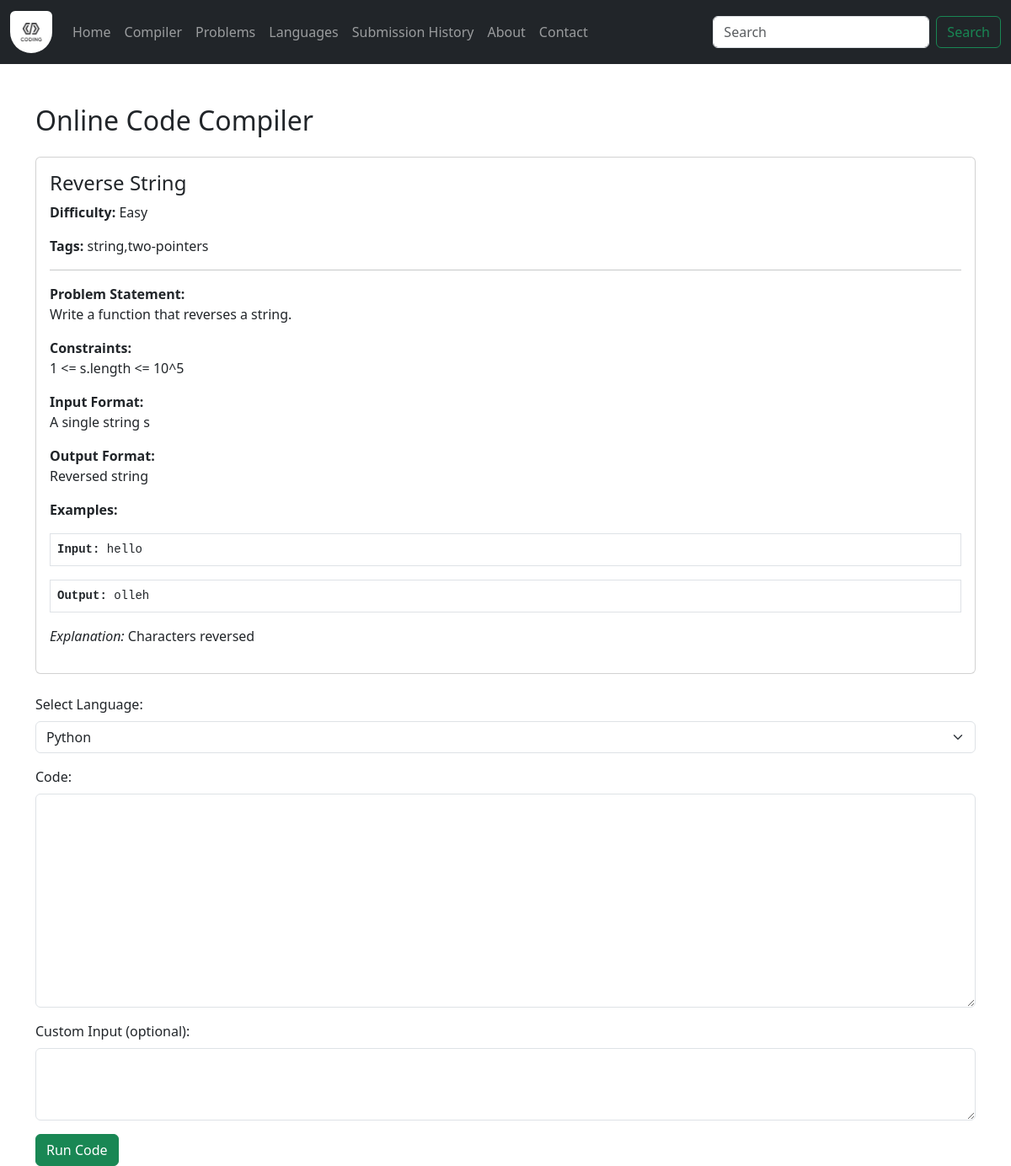
The page /compile/reverse-string/ on the database its author committed.
### App/models.py (models this page shows, shortened)
class Problem(models.Model):
    DIFFICULTY_CHOICES = (
        ("Easy", "Easy"),
        ("Medium", "Medium"),
        ("Hard", "Hard"),
    )
    title = models.CharField(max_length=200, unique=True)
    slug = models.SlugField(unique=True)
    statement = models.TextField()
    constraints = models.TextField()
    input_format = models.TextField()
    output_format = models.TextField()
    difficulty = models.CharField(max_length=10, choices=DIFFICULTY_CHOICES)
    tags = models.CharField(max_length=255, blank=True)  # Comma-separated tags

class Example(models.Model):
    problem = models.ForeignKey(
        Problem, related_name="examples", on_delete=models.CASCADE
    )
    input_example = models.TextField()
    output_example = models.TextField()
    explanation = models.TextField(blank=True)

### App/views.py (the view, shortened to what this page needs)
# urls.py: path("compile/", views.compile_code, name="compile"),  # Basic compiler
def compile_code(request, slug=None):
    problem = None
    if slug:
        print(f"Slug provided: {slug}")
        problem = get_object_or_404(Problem, slug=slug)
        print(f"Problem fetched: {problem.title}")
    return render(request, "compile.html", {"problem": problem})

### templates/compile.html (shortened to what this page needs)
{% extends "base.html" %}
{% load static %}
{% block body %}
<div class="container mt-5">
  <h2 class="mb-4">Online Code Compiler</h2>
  {% if problem %}
  <div class="card mb-4">
    <div class="card-body">
      <h4 class="card-title">{{ problem.title }}</h4>
      <p><strong>Difficulty:</strong> {{ problem.difficulty }}</p>
      <p><strong>Tags:</strong> {{ problem.tags }}</p>
      <hr>
      <p><strong>Problem Statement:</strong><br>{{ problem.statement|linebreaksbr }}</p>
      <p><strong>Constraints:</strong><br>{{ problem.constraints|linebreaksbr }}</p>
      <p><strong>Input Format:</strong><br>{{ problem.input_format|linebreaksbr }}</p>
      <p><strong>Output Format:</strong><br>{{ problem.output_format|linebreaksbr }}</p>
      {% if problem.examples.all %}
        <p><strong>Examples:</strong></p>
        {% for example in problem.examples.all %}
          <div class="mb-2">
            <pre class="border p-2"><strong>Input:</strong> {{ example.input_example }}</pre>
            <pre class="border p-2"><strong>Output:</strong> {{ example.output_example }}</pre>
            {% if example.explanation %}
              <p><em>Explanation:</em> {{ example.explanation }}</p>
            {% endif %}
          </div>
        {% endfor %}
      {% endif %}
    </div>
  </div>
  {% endif %}
  <form method="POST" action="{% if problem %}{% url 'compile_with_problem' slug=problem.slug %}{% else %}{% url 'compile' %}{% endif %}">
    <div class="mb-3">
      <label for="language" class="form-label">Select Language:</label>
      <select name="language" class="form-select" required>
        <option value="python" {% if language == 'python' %}selected{% endif %}>Python</option>
      </select>
    </div>
    <div class="mb-3">
      <label for="code" class="form-label">Code:</label>
      <textarea id="code" name="code" rows="10" class="form-control" required>{{ code|default:""|escape }}</textarea>
    </div>
    <div class="mb-3">
      <label for="input_data" class="form-label">Custom Input (optional):</label>
      <textarea name="input_data" rows="3" class="form-control">{{ input_data|default:""|escape }}</textarea>
    </div>
    <button type="submit" class="btn btn-success">Run Code</button>
  </form>
</div>
{% endblock %}

### rows shown on the page
Problem: title "Reverse String", difficulty "Easy", tags "string,two-pointers", statement "Write a function that reverses a string.", constraints "1 <= s.length <= 10^5", input_format "A single string s", output_format "Reversed string"
Example: input_example "hello", output_example "olleh", explanation "Characters reversed"
